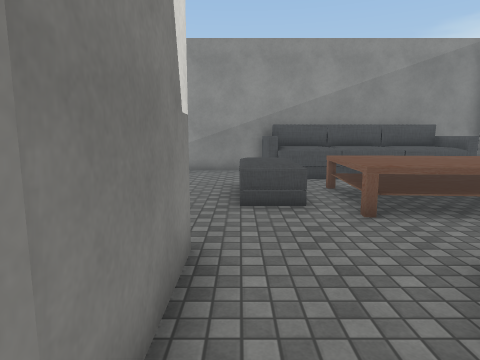
[1] (above)

17 first-person views from a walk through a scene from a Unity 3-D project. The camera is 1.5 m above the floor, tilts 8° down and sees 75° across. The floor is counted in squares, 1 m on a side. Each view is taken from the middle of a square. On the plan, view 1 faces up. The plan holds only what a view shows up to about 15 squares ahead; the rest is blank. The place goes on beyond the plan. The player character is not drawn. Some surface patterns are stand-ins.

[2]
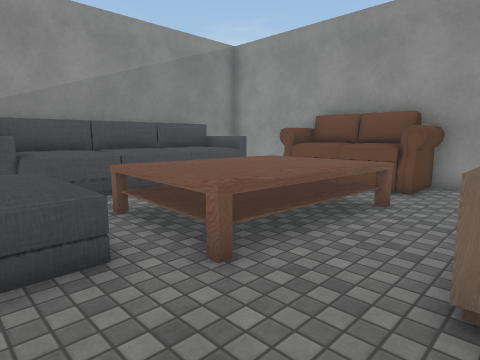

[3]
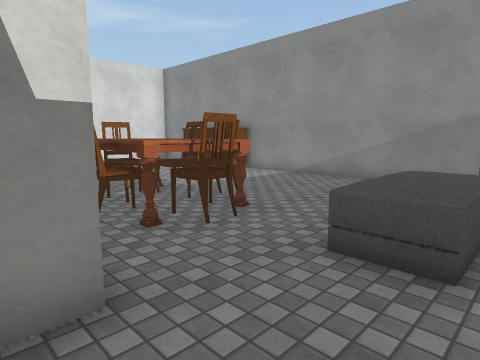

[4]
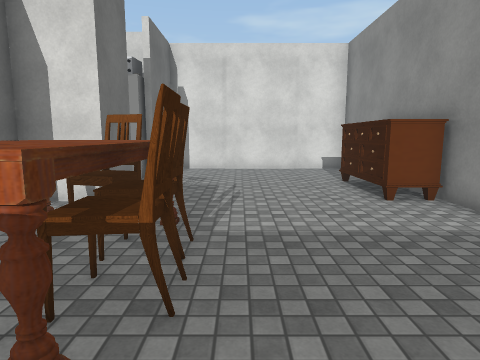

[5]
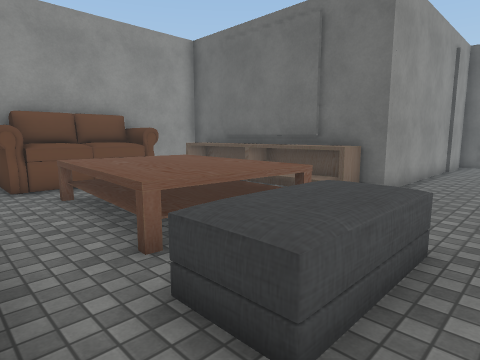

[6]
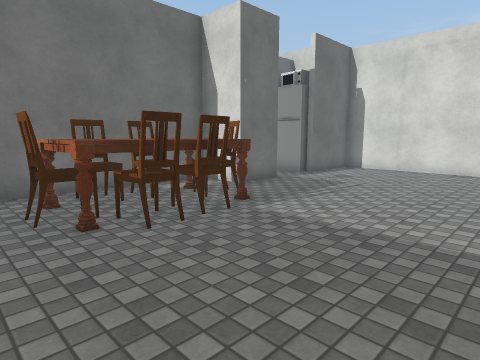

[7]
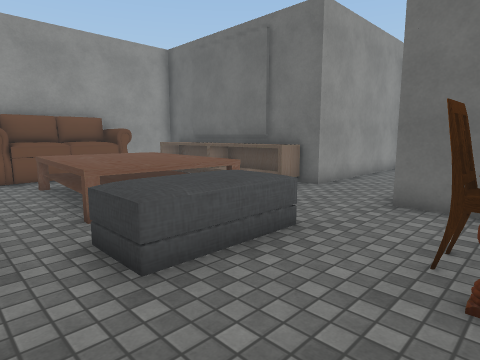

[8]
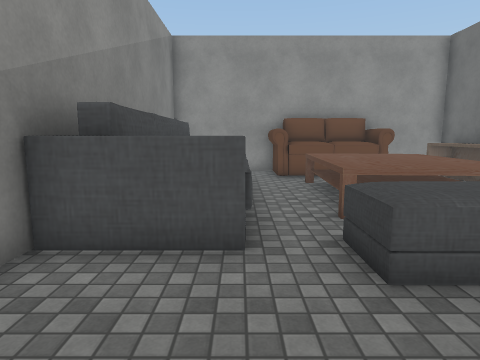

[9]
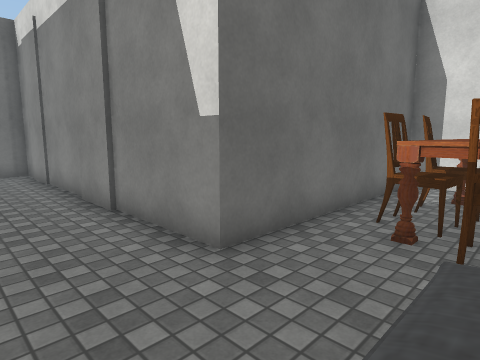

[10]
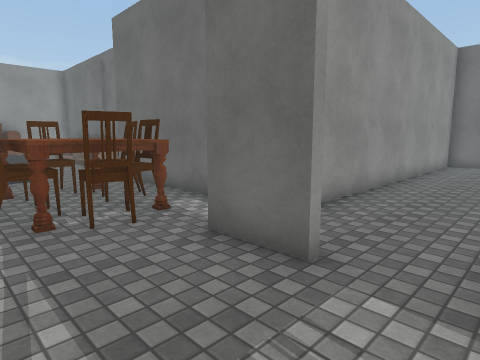

[11]
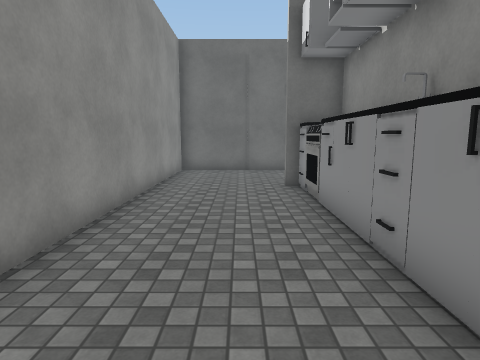

[12]
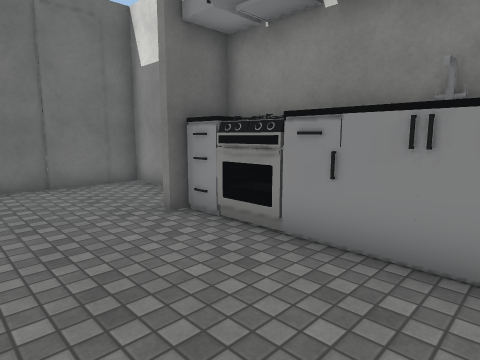

[13]
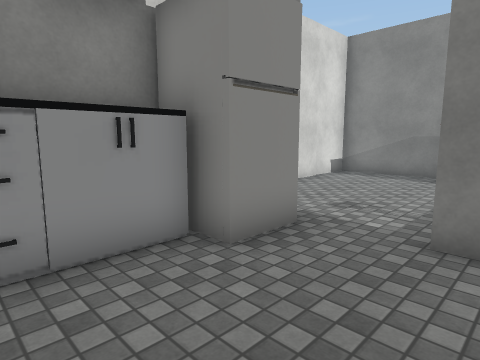

[14]
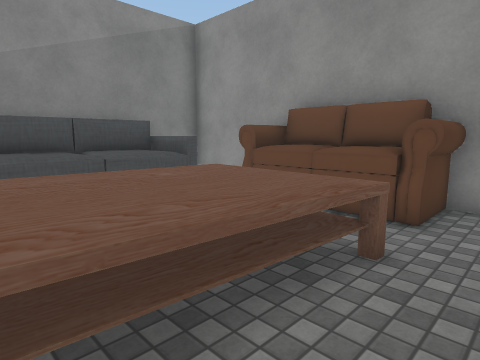

[15]
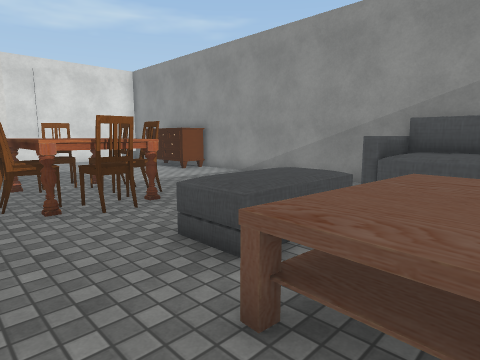

[16]
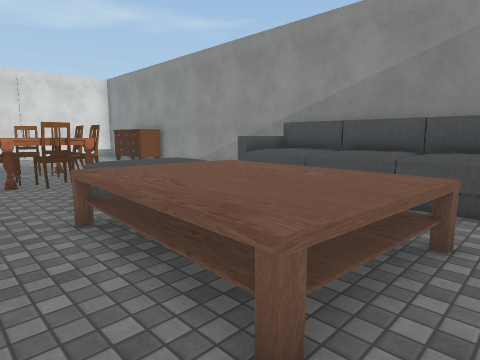

[17]
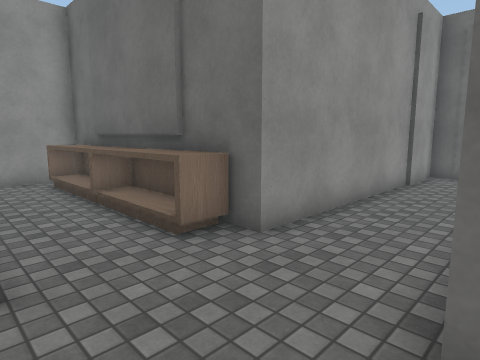

### Floor plan
Points are (right, up) in squares from view 1. A wall is a line through its corners. A room is listed if a view was taken in it or the views show most of it. See-through windows are left out.
Room 1 (views 1, 2, 3, 4, 5, 6, 7, 8, 9, 10, 14, 15, 16, 17)
walls: (2.5, 13.8) (-8.5, 13.8); (-10.1, 5.9) (-8.1, 5.9) (-8.1, 4) (-0.6, 4) (-0.6, -7) (2.1, -7) (2.1, 2.4) (10.5, 2.4) (10.5, 5.5); (-11.8, 13.8) (-15.4, 13.8) (-15.4, 5.9) (-12.4, 5.9); (10.5, 9.5) (10.5, 13.8) (8.4, 13.8)
ways out: opening at (-11.5, 6) to room 2
objects: other object (-11, 13) to (-8, 13); other object (-7, 6) to (-6, 7); other object (-6, 6) to (-3, 8); other object (-5, 5); other object (-5, 8); other object (-4, 5); other object (-4, 8) to (-3, 8); other object (-3, 7) to (-2, 7); other object (0, 7) to (1, 9); other object (1, 11) to (8, 13); other object (2, 6) to (7, 9); other object (3, 3) to (10, 3); other object (9, 5) to (10, 7); other object (9, 8) to (10, 10)
Room 2 (views 11, 12, 13)
walls: (-9.5, 5.6) (-10.1, 5.6); (-14, -7.2) (-14, -8.9) (-8.4, -8.9) (-8.4, 2.9)
ways out: opening at (-11.5, 6) to room 1
objects: other object (-13, -4); other object (-13, -3); other object (-13, -2); other object (-13, -1); other object (-13, 0); other object (-13, 1) to (-13, 2); other object (-13, 3); other object (-13, 4); other object (-13, 4) to (-12, 5)

Positions as (right, up) in squares from view 1, and headings:
1: (0, 0), facing up
2: (0, 3), facing up-right
3: (2, 3), facing up-left
4: (-1, 9), facing left
5: (-1, 11), facing down-right
6: (-1, 13), facing down-left
7: (-3, 11), facing down-right
8: (-3, 11), facing right
9: (2, 7), facing down-left
10: (-12, 9), facing down-right
11: (-11, 5), facing down
12: (-9, 1), facing down-left
13: (-9, 1), facing up-left
14: (3, 4), facing up-right
15: (4, 4), facing up-left
16: (8, 4), facing up-left
17: (-1, 6), facing down-right
